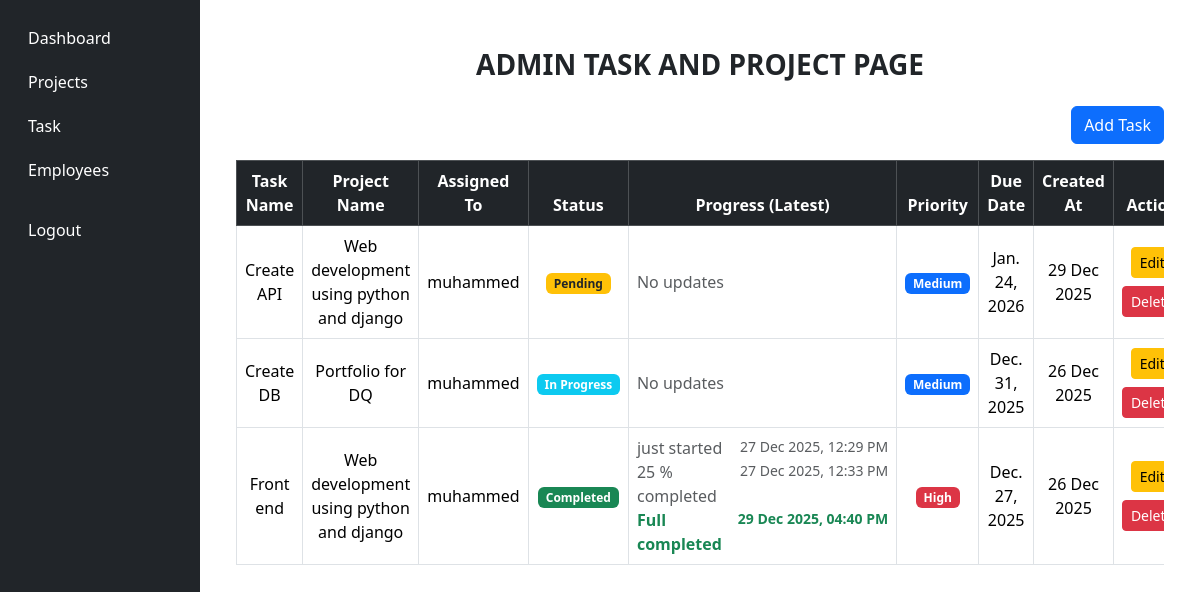
Page /task_list/ (signed in) on the committed database.
### company/models.py (models this page shows, shortened)
class Task(models.Model):
    STATUS_CHOICE=[
        ('pending','Pending'),
        ('in_progress','In Progress'),
        ('completed','Completed')
    ]
    PRIORITY_CHOICES=[
        ('low','Low'),
        ('medium','Medium'),
        ('high','High')
    ]
    project=models.ForeignKey(Project,on_delete=models.CASCADE)
    title=models.CharField(max_length=100)
    assigned_to=models.ForeignKey(User,on_delete=models.CASCADE,blank=True,null=True)
    status=models.CharField(max_length=50,choices=STATUS_CHOICE,default='pending')
    priority=models.CharField(max_length=50,choices=PRIORITY_CHOICES,default='medium')
    due_date=models.DateField()
    created_at=models.DateTimeField(auto_now_add=True)

class Project(models.Model):
    name=models.CharField(max_length=100)
    description=models.TextField()
    startdate=models.DateField()
    enddate=models.DateField()

class TaskUpdate(models.Model):
    employee=models.ForeignKey(User,on_delete=models.CASCADE)
    task=models.ForeignKey(Task,on_delete=models.CASCADE,related_name='updates')
    comment=models.TextField()
    created_at=models.DateTimeField(auto_now_add=True)

### company/views.py (the view)
# urls.py: path('task_list/',views.task_list_admin,name='taskpage'),
@login_required
def task_list_admin(request):
    if not request.user.is_staff:
        return redirect('home')
    task = Task.objects.select_related('project','assigned_to').prefetch_related('updates').order_by('-created_at')
    paginator = Paginator(task, 5)  # 5 rows per page
    page_number = request.GET.get('page')
    task = paginator.get_page(page_number)
    return render(request,'task_list.html',{'task':task})

### company/templates/task_list.html (shortened to what this page needs)
{% extends "base.html" %}
{% block content %}
<div class="container mt-4">
    <h3 class="text-center mb-4 fw-bold">
        ADMIN TASK AND PROJECT PAGE
    </h3>
    <div class="d-flex justify-content-end mb-3">
        <a href="{% url 'task_create' %}" class="btn btn-primary">
            Add Task
        </a>
    </div>
    <div class="table-responsive">
        <table class="table table-bordered table-hover align-middle text-center">
            <thead class="table-dark">
                <tr>
                    <th>Task Name</th>
                    <th>Project Name</th>
                    <th>Assigned To</th>
                    <th>Status</th>
                    <th>Progress (Latest)</th>
                    <th>Priority</th>
                    <th>Due Date</th>
                    <th>Created At</th>
                    <th>Action</th>
                </tr>
            </thead>
            <tbody>
                {% for ta in task %}
                <tr>
                    <td>{{ ta.title }}</td>
                    <td>{{ ta.project.name }}</td>
                    <td>
                        {% if ta.assigned_to %}
                            {{ ta.assigned_to.username }}
                        {% else %}
                            <span class="text-muted">Not Assigned</span>
                        {% endif %}
                    </td>
                    <td>
                        {% if ta.status == 'pending' %}
                            <span class="badge bg-warning text-dark">Pending</span>
                        {% elif ta.status == 'in_progress' %}
                            <span class="badge bg-info">In Progress</span>
                        {% elif ta.status == 'completed' %}
                            <span class="badge bg-success">Completed</span>
                        {% endif %}
                    </td>
                    <td class="text-start">
                    {% if ta.updates.exists %}
                        <ul class="list-unstyled mb-0">
                            {% for u in ta.updates.all %}
                                <li class="d-flex justify-content-between align-items-start
                                    {% if forloop.last %}fw-bold text-success{% else %}text-muted{% endif %}">
                                    <span>
                                        {{ u.comment }}
                                    </span>
                                    <small class="ms-3 text-nowrap">
                                        {{ u.created_at|date:"d M Y, h:i A" }}
                                    </small>
                                </li>
                            {% endfor %}
                        </ul>
                    {% else %}
                        <span class="text-muted">No updates</span>
                    {% endif %}
</td>
                    <td>
                        {% if ta.priority == 'low' %}
                            <span class="badge bg-secondary">Low</span>
                        {% elif ta.priority == 'medium' %}
                            <span class="badge bg-primary">Medium</span>
                        {% elif ta.priority == 'high' %}
                            <span class="badge bg-danger">High</span>
                        {% endif %}
                    </td>
                    <td>{{ ta.due_date }}</td>
                    <td>{{ ta.created_at|date:"d M Y" }}</td>
                    <td>
                        <a href="{% url 'edit_task' ta.id %}" class="btn btn-sm btn-warning">
                            Edit
                        </a>
                        <a href="{% url 'delete_task' ta.id %}"
                           class="btn btn-sm btn-danger mt-2"
                           onclick="return confirm('Are you sure you want to delete this task?')">
                            Delete
                        </a>
                    </td>
                </tr>
                {% empty %}
                <tr>
                    <td colspan="9" class="text-muted text-center">
                        No tasks found.
                    </td>
                </tr>
                {% endfor %}
            </tbody>
        </table>
    </div>
</div>
{% endblock content %}

### rows in the picture
Task: title "Create API", project.name "Web development using python and django", assigned_to.username "muhammed", status "Pending", shows "No updates", priority "Medium", due_date "Jan. 24, 2026", created_at "29 Dec 2025"
Task: title "Create DB", project.name "Portfolio for DQ", assigned_to.username "muhammed", status "In Progress", shows "No updates", priority "Medium", due_date "Dec. 31, 2025", created_at "26 Dec 2025"
Task: title "Front end", project.name "Web development using python and django", assigned_to.username "muhammed", status "Completed", priority "High", due_date "Dec. 27, 2025", created_at "26 Dec 2025"
TaskUpdate: comment "just started", created_at "27 Dec 2025, 12:29 PM"
TaskUpdate: comment "25 % completed", created_at "27 Dec 2025, 12:33 PM"
TaskUpdate: comment "Full completed", created_at "29 Dec 2025, 04:40 PM"
